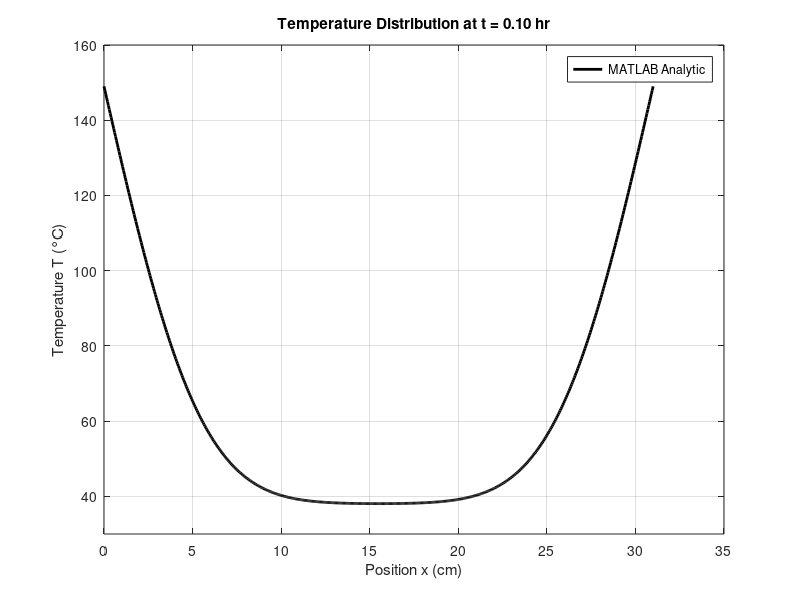
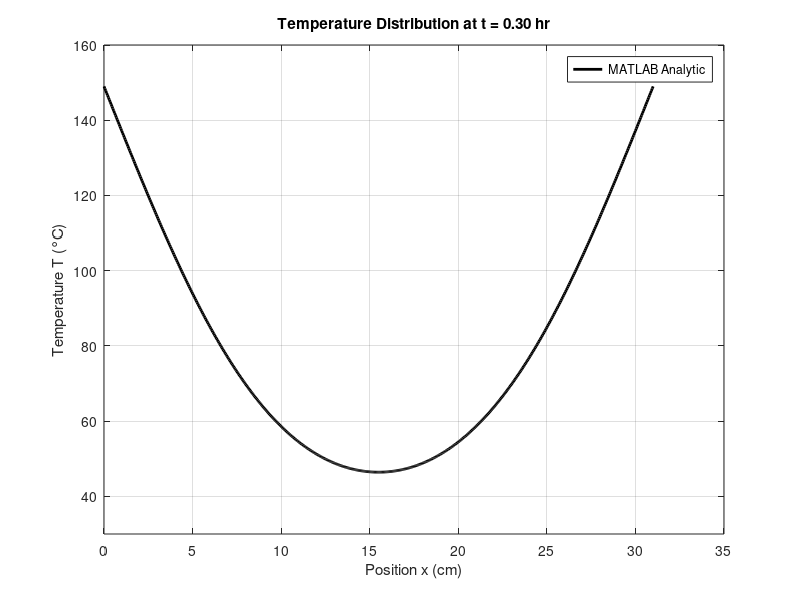
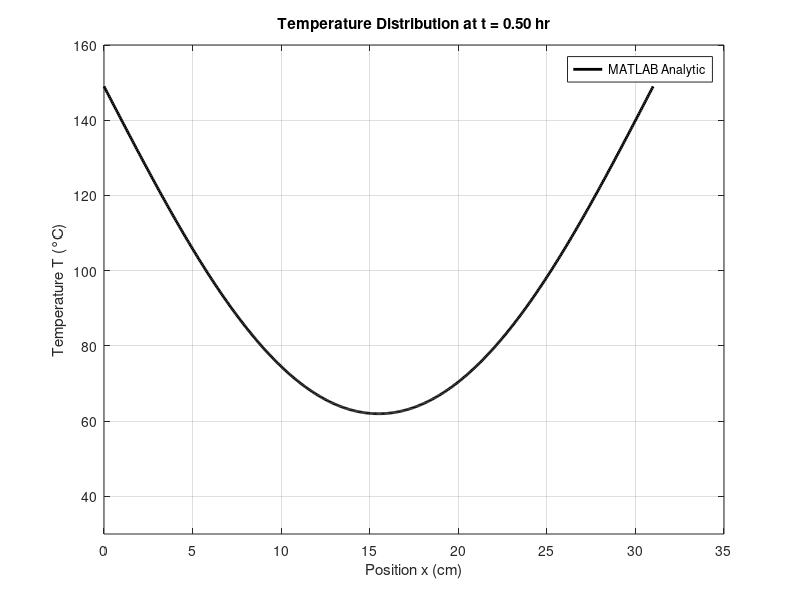

MATLAB code to generate these figures, in order:
% Verification and Comparison Script
% @authors: Clémence-Philomène Hinot; John Hoarau; ChatGPT; Gemini
% @date: 27/11/2025

clear all; close all; clc;

% --- 1. Define Problem Parameters (Same as C++ code) ---
Tin = 38.0;       % Initial Temperature (deg C)
Tsur = 149.0;     % Surface Temperature (deg C)
D = 93.0;         % Diffusivity (cm^2/hr)
L = 31.0;         % Thickness (cm)
dx = 0.05;        % Spatial step (cm)
dt = 0.01;        % Time step (hr)
tMax = 0.5;       % Max time (hr)

% Number of terms in the series solution
N_terms = 100; 

% Create spatial grid and time points for MATLAB calculation
x_matlab = 0:dx:L;
t_matlab = 0:dt:tMax;

% Initialize MATLAB analytical solution matrix
T_analytical_matlab = zeros(length(x_matlab), length(t_matlab));

% --- 2. Calculate Analytical Solution in MATLAB ---
% Using the formula:
% T(x,t) = Tsur + 2*(Tin - Tsur) * Sum [ exp(-D * (m*pi/L)^2 * t) * ((1 - (-1)^m)/(m*pi)) * sin(m*pi*x/L) ]

fprintf('Calculating Analytical Solution in MATLAB...\n');

for j = 1:length(t_matlab)
    current_time = t_matlab(j);
    for i = 1:length(x_matlab)
        current_x = x_matlab(i);
        
        sumTerm = 0.0;
        for m = 1:N_terms
            lambda_m = (m * pi) / L;
            term = exp(-D * lambda_m^2 * current_time) * ...
                   ((1 - (-1)^m) / (m * pi)) * ...
                   sin(lambda_m * current_x);
            sumTerm = sumTerm + term;
        end
        
        T_analytical_matlab(i, j) = Tsur + 2 * (Tin - Tsur) * sumTerm;
    end
end

% Handle initial condition explicitly (t=0) to avoid Gibbs phenomenon ringing at boundaries if desired
% (The loop above handles t=0 correctly as sumTerm becomes sum of sin series approximating step function)
T_analytical_matlab(:, 1) = Tin;
T_analytical_matlab(1, :) = Tsur;
T_analytical_matlab(end, :) = Tsur;


% --- 3. Read C++ Generated CSV Files ---
% Helper function to read your specific CSV format
function [data, header] = read_cpp_csv(filename)
    opts = detectImportOptions(filename);
    opts.VariableNamingRule = 'preserve'; % Keep column names as is
    data = readtable(filename, opts);
    header = data.Properties.VariableNames;
end

% Load the files
files = {'AnalyticSolution.csv', 'Laasonen.csv', 'CrankNicholson.csv', 'DufortFrankel.csv', 'Richardson.csv'};
scheme_names = {'Analytic (C++)', 'Laasonen', 'Crank-Nicholson', 'DuFort-Frankel', 'Richardson'};
colors = {'k--', 'b-', 'r-', 'g-', 'm-'}; % Line styles

% Initialize a struct to hold the data
cpp_results = struct();

fprintf('Reading C++ CSV files...\n');
for k = 1:length(files)
    filename = files{k};
    if exist(filename, 'file')
        [cpp_results.(sprintf('scheme_%d', k)), ~] = read_cpp_csv(filename);
        fprintf('Loaded %s\n', filename);
    else
        fprintf('Warning: File %s not found.\n', filename);
    end
end


% --- 4. Plotting and Comparison ---

% Define specific times to compare (must match columns in your CSV roughly)
% Your CSV headers are likely: "x(cm)", "T(t=0)", "T(t=0.1)", "T(t=0.2)", etc.
plot_times = [0.1, 0.3, 0.5]; 
col_indices_approx = [3, 5, 7]; % Based on: 1=x, 2=t0, 3=t0.1, 4=t0.15?, 5=t0.2... CHECK YOUR CSV HEADERS

% Note: Adjust col_indices_approx based on your actual CSV column structure.
% Assuming standard output from your Output.cpp:
% Col 1: x
% Col 2: t=0
% Col 3: t=0.1
% Col 4: t=0.2
% Col 5: t=0.3
% Col 6: t=0.4
% Col 7: t=0.5

% Create a figure for each time step
for pt_idx = 1:length(plot_times)
    target_time = plot_times(pt_idx);
    
    % Find corresponding index in MATLAB time vector
    [~, t_idx_matlab] = min(abs(t_matlab - target_time));
    
    figure('Name', sprintf('Temperature Profile at t = %.2f hr', target_time), 'NumberTitle', 'off');
    hold on;
    box on; grid on;
    
    % 1. Plot MATLAB Analytical Solution (Ground Truth)
    plot(x_matlab, T_analytical_matlab(:, t_idx_matlab), 'k-', 'LineWidth', 2, 'DisplayName', 'MATLAB Analytic');
    
    % 2. Plot C++ Results
    for k = 1:length(files)
        scheme_key = sprintf('scheme_%d', k);
        if isfield(cpp_results, scheme_key)
            data_table = cpp_results.(scheme_key);
            
            % Extract X (assuming 1st column)
            x_cpp = data_table{:, 1}; 
            
            % Extract Temperature for this time step
            % We look for a column name containing the time, e.g., "T(t=0.1)"
            % This is more robust than hardcoding indices
            col_name_pattern = sprintf('T(t=%.1g)', target_time); % Simple pattern matching
            
            % Try to find the column
            found_col = false;
            col_names = data_table.Properties.VariableNames;
            for c = 2:length(col_names)
                if contains(col_names{c}, sprintf('%.1g', target_time)) || contains(col_names{c}, sprintf('%.2g', target_time))
                     T_cpp = data_table{:, c};
                     plot(x_cpp, T_cpp, colors{k}, 'LineWidth', 1.5, 'DisplayName', scheme_names{k});
                     found_col = true;
                     break;
                end
            end
            
            if ~found_col
                 % Fallback to hardcoded indices if naming fails
                 % Assuming columns match plot_times: 0.1 -> col 3, 0.3 -> col 5, 0.5 -> col 7
                 csv_col_idx = 0;
                 if target_time == 0.1; csv_col_idx = 3; end
                 if target_time == 0.3; csv_col_idx = 5; end
                 if target_time == 0.5; csv_col_idx = 7; end
                 
                 if csv_col_idx > 0 && csv_col_idx <= width(data_table)
                    T_cpp = data_table{:, csv_col_idx};
                    plot(x_cpp, T_cpp, colors{k}, 'LineWidth', 1.5, 'DisplayName', [scheme_names{k} ' (Idx)']);
                 end
            end
        end
    end
    
    title(sprintf('Temperature Distribution at t = %.2f hr', target_time));
    xlabel('Position x (cm)');
    ylabel('Temperature T (°C)');
    legend('Location', 'best');
    ylim([30 160]); % Set limits based on boundary conditions
    hold off;
end

% --- 5. Error Norm Calculation (Optional) ---
% Compare C++ Analytical to MATLAB Analytical to verify implementation
if isfield(cpp_results, 'scheme_1') % AnalyticSolution.csv
    data_cpp = cpp_results.scheme_1;
    % Get final time column
    T_cpp_final = data_cpp{:, end}; 
    x_cpp = data_cpp{:, 1};
    
    % Interpolate MATLAB solution to C++ grid points (if they differ, though they shouldn't)
    T_matlab_interp = interp1(x_matlab, T_analytical_matlab(:, end), x_cpp);
    
    error_L2 = sqrt(sum((T_cpp_final - T_matlab_interp).^2) * dx);
    fprintf('\nVerification:\n');
    fprintf('L2 Error between C++ Analytic and MATLAB Analytic at t=%.2f: %e\n', tMax, error_L2);
end
